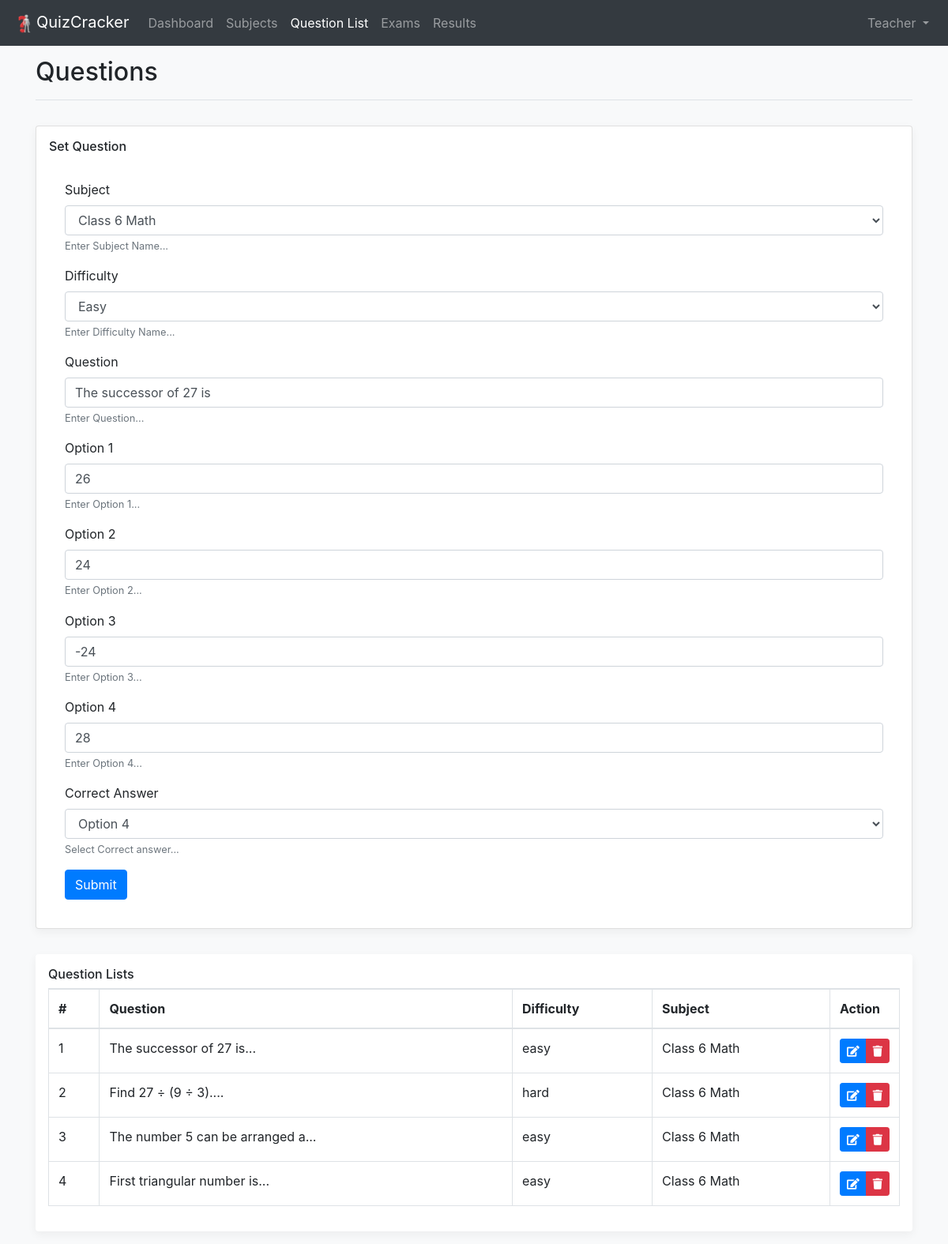
Page /teacher/questions/edit/6 (signed in) on the committed database.
### teacher/models.py (models this page shows)
class Question(models.Model):
    question_text = models.TextField()
    subject = models.ForeignKey('teacher.Subject', on_delete=models.CASCADE)
    difficulty = models.CharField(max_length=15)
    correct_option = models.ForeignKey('Option', on_delete=models.SET_NULL, related_name='correct_ans', null=True)
    test = models.ForeignKey('Test', on_delete=models.CASCADE, null=True)
    def __str__(self):
        return self.question_text[:30] + '...'

class Option(models.Model):
    option_text = models.CharField(max_length=150)
    question = models.ForeignKey('Question', on_delete=models.CASCADE)

class Subject(models.Model):
    subject_name = models.CharField(max_length=100)

### teacher/views.py (the view, shortened to what this page needs)
# urls.py: path('questions/edit/<int:q_id>', views.edit_questions_tch, name='edit_questions_tch'),
@login_required
@user_passes_test(lambda u: u.is_staff)
def edit_questions_tch(request, q_id):
    if request.method != 'POST':
        subjects = Subject.objects.all()
        questions = Question.objects.all()
        question = Question.objects.get(id=q_id)
        options = Option.objects.filter(question=question)
        return render(request, 'teacher-question-edit.html', context={
            'subjects': subjects,
            'questions': questions,
            'question': question,
            'options': options
        })

### templates/teacher-question-edit.html (shortened to what this page needs)
{% load static %}
<!DOCTYPE html>
<html lang="en">
<head>
	<link rel="stylesheet" href="https://maxcdn.bootstrapcdn.com/bootstrap/4.5.2/css/bootstrap.min.css">
    <link rel="stylesheet" href="https://pro.fontawesome.com/releases/v5.10.0/css/all.css"/>
    <link rel="stylesheet" href="{% static 'assets/css/offcanvas.css' %}">
<link rel="stylesheet" href="https://cdn.jsdelivr.net/npm/sweetalert2@10.15.5/dist/sweetalert2.min.css">
</head>
<body class="bg-light">
	<nav class="navbar navbar-expand-md fixed-top navbar-dark bg-dark">
      <a class="navbar-brand" href="#">
      	<img src="{% static 'assets/images/logo.png' %}" alt="QuizCracker" height="30px">QuizCracker
      </a>
      <div class="navbar-collapse offcanvas-collapse" id="navbarsExampleDefault">
        <ul class="navbar-nav mr-auto">
          <li class="nav-item">
            <a class="nav-link" href="{% url 'teacher_dashboard' %}">Dashboard <span class="sr-only">(current)</span></a>
          </li>
          <li class="nav-item">
            <a class="nav-link" href="{% url 'set_subjects_tch' %}">Subjects</a>
          </li>
          <li class="nav-item active">
            <a class="nav-link" href="{% url 'set_questions_tch' %}">
              Question List
            </a>
          </li>
          <li class="nav-item">
            <a class="nav-link" href="{% url 'set_exam_tch' %}">
              Exams
            </a>
          </li>
          <li class="nav-item">
            <a class="nav-link" href="{% url 'view_result_tch' %}">
              Results
            </a>
          </li>
        </ul>
        <ul class="navbar-nav">
                <li class="nav-item dropdown">
                    <a class="nav-link dropdown-toggle" href="#" id="navbarDropdownMenuLink" data-toggle="dropdown" aria-haspopup="true" aria-expanded="false">
                      Teacher
                    </a>
                </li>
            </ul>
      </div>
    </nav>
    <main role="main" class="container">
      <div class="d-flex justify-content-between my-3 flex-wrap flex-md-nowrap align-items-center pb-2 mb-3 border-bottom">
        <h1 class="h2">
        	Questions
        </h1>
        <br>
      </div>
        <div class="row">
          <div class="col-md-12">
            <div class="card p-3 my-3 rounded box-shadow">
              <h6 class="card-title">Set Question</h6>
              <div class="card-body">
                <form method="post">
                  <div class="form-group">
                    <label for="subject_name">Subject</label>
                    <select class="form-control" id="subject_name" name="subject_name" aria-describedby="subject" placeholder="Enter Subject Name..." required="">
                        {% for subject in subjects %}
                            {% if subject.id == question.subject.id %}
                                <option value="{{ subject.id }}" selected>{{ subject.subject_name }}</option>
                            {% else %}
                                <option value="{{ subject.id }}">{{ subject.subject_name }}</option>
                            {% endif %}
                        {% endfor %}
                    </select>
                    <small id="subject" class="form-text text-muted">Enter Subject Name...</small>
                  </div>
                  <div class="form-group">
                    <label for="difficulty">Difficulty</label>
                    <select class="form-control" id="difficulty" name="difficulty" aria-describedby="difficulty_text" placeholder="Enter Difficulty..." required="">
                    	{% if question.difficulty == 'easy' %}
                            <option value="easy" selected>Easy</option>
                        {% elif question.difficulty == 'medium' %}
                            <option value="easy">Easy</option>
                            <option value="medium" selected>Medium</option>
                            <option value="hard">Hard</option>
                        {% else %}
                            <option value="easy">Easy</option>
                            <option value="medium">Medium</option>
                            <option value="hard" selected>Hard</option>
                    	{% endif %}
                    </select>
                    <small id="difficulty_text" class="form-text text-muted">Enter Difficulty Name...</small>
                  </div>
                  <div class="form-group">
                    <label for="question_name">Question</label>
                    <input type="text" class="form-control" id="question_name" name="question_name" aria-describedby="question" placeholder="Enter Question Name..." value="{{ question.question_text }}" required="">
                    <small id="question" class="form-text text-muted">Enter Question...</small>
                  </div>
                  {% for option in options %}
                      <div class="form-group">
                        <label for="option_{{ forloop.counter }}">Option {{ forloop.counter }}</label>
                        <input type="text" class="form-control" id="option_{{ forloop.counter }}" name="option_{{ forloop.counter }}" aria-describedby="question" placeholder="Enter Option Text..." maxlength="150" value="{{ option.option_text }}" required="">
                        <small id="question" class="form-text text-muted">Enter Option {{ forloop.counter }}...</small>
                      </div>
                  {% endfor %}
                  <div class="form-group">
                    <label for="correct_ans">Correct Answer</label>
                    <select type="text" class="form-control" id="correct_ans" name="correct_ans" aria-describedby="question" placeholder="Enter Option Text..." required="">
                        {% for option in options %}
                            {% if question.correct_option.id == option.id %}
                                <option value="{{ forloop.counter }}" selected>Option {{ forloop.counter }}</option>
                            {% else %}
                                <option value="{{ forloop.counter }}">Option {{ forloop.counter }}</option>
                            {% endif %}
                        {% endfor %}
                    </select>
                    <small id="question" class="form-text text-muted">Select Correct answer...</small>
                  </div>
                  <button type="submit" class="btn btn-primary">Submit</button>
                </form>
              </div>
            </div>
          </div>
        </div>
        <div class="my-3 p-3 bg-white rounded box-shadow">
	        <h6 class="border-bottom border-gray pb-2 mb-0">Question Lists</h6>
	        <div class="table-responsive">
	        	<table class="table table-bordered">
	        		<thead>
	        			<tr>
	        				<th>#</th>
	        				<th>Question</th>
	        				<th>Difficulty</th>
	        				<th>Subject</th>
	        				<th style="width: 8%;">Action</th>
	        			</tr>
	        		</thead>
	        		<tbody>
	        			{% for question1 in questions %}
                            <tr>
                                <td>{{ forloop.counter }}</td>
                                <td>{{ question1 }}</td>
                                <td>{{ question1.difficulty }}</td>
                                <td>{{ question1.subject.subject_name }}</td>
                                <td>
                                    <div class="btn-group" role="group" aria-label="Basic example">
                                        <a role="button" href="{% url 'edit_questions_tch' question1.id %}" class="btn btn-primary btn-sm"><i class="fa fa-edit"></i></a>
                                        <a role="button" href="{% url 'delete_question' question1.id %}" class="btn btn-danger btn-sm"><i class="fa fa-trash"></i></a>
                                    </div>
                                </td>
                            </tr>
	        			{% endfor %}
	        		</tbody>
	        	</table>
	        </div>
    	</div>
    </main>
</body>
</html>

### static_cdn/assets/css/offcanvas.css (style rules this page uses)
html, body { overflow-x: hidden; }
body { padding-top: 56px; }
.border-bottom { border-bottom: 1px solid #e5e5e5; }
.box-shadow { box-shadow: 0 .25rem .75rem rgba(0, 0, 0, .05); }

### rows in the picture
Question: difficulty "Easy", question_name "The successor of 27 is", question_text "The successor of 27 is...", difficulty "easy", subject.subject_name "Class 6 Math"
Option: option_1 "26"
Option: option_2 "24"
Option: option_3 "-24"
Option: option_4 "28"
Question: question_text "Find 27 ÷ (9 ÷ 3)....", difficulty "hard", subject.subject_name "Class 6 Math"
Question: question_text "The number 5 can be arranged a...", difficulty "easy", subject.subject_name "Class 6 Math"
Question: question_text "First triangular number is...", difficulty "easy", subject.subject_name "Class 6 Math"

### other values in the picture
form field subject_name "Class 6 Math"
